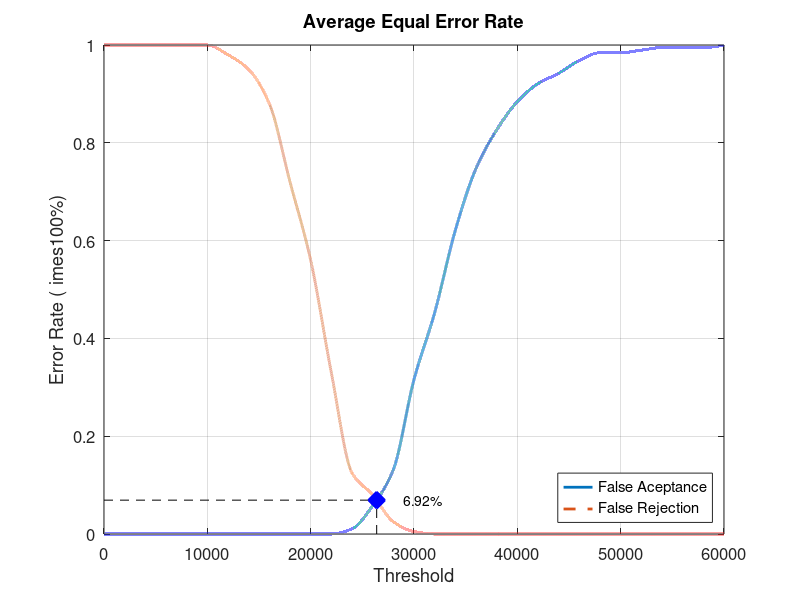
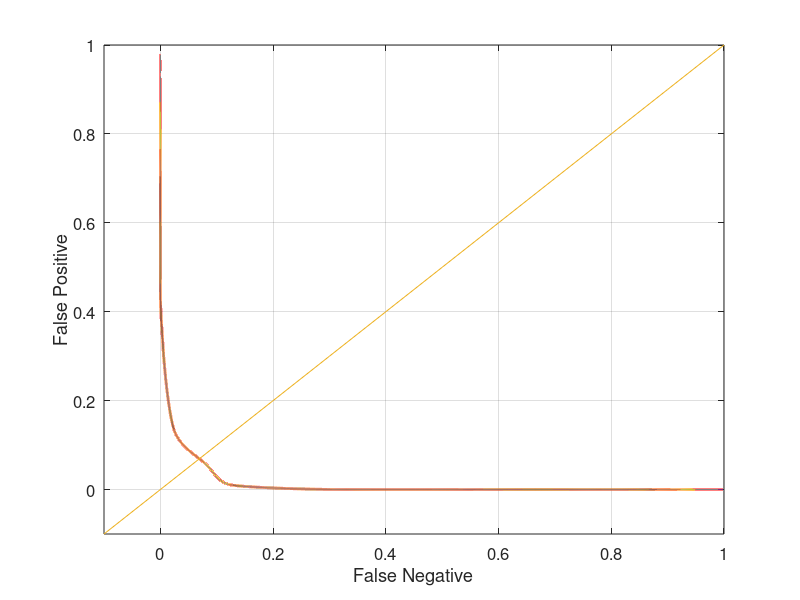

Here is the MATLAB script that generated these plots, in order:
close all;
clear;
clc;
x = 0:2000:60000;
xq = 0:0.5:60000;

y0 = [0 0 0 0 0 0 0 0 0 0 0 0 0.0105263 0.0578947 0.131579 0.315789 0.452632 0.621053 0.747368 0.826316 0.884211 0.921053 0.942105 0.968421 0.984211 0.984211 0.989474 0.994737 0.994737 0.994737 1]
yy0 = interp1(x, y0, xq, 'pchip');
y1 = [1 1 1 1 1 1 0.98 0.95 0.88 0.72 0.56 0.33 0.125 0.08 0.025 0.005 0 0 0 0 0 0 0 0 0 0 0 0 0 0 0]
yy1 = interp1(x, y1, xq, 'pchip');

% Calculating EER: 
y2 = abs(y0 - y1);
find(y2 == min(y2))
yy2 = abs(yy0 - yy1);
xEER = find(yy2 == min(yy2));
xEERIndex = xq(xEER) % X-axis EER
yEER = yy0(xEER) % Y-axis EER

main = figure
plot(xq, yy0,'-','LineWidth', 2);	hold on
plot(xq, yy1,'--','LineWidth', 2);	hold on
plot([xEERIndex xEERIndex], [0 yEER], 'k--');	hold on
plot([0 xEERIndex], [yEER yEER], 'k--');	hold on
plot(xEERIndex, yEER, 'bx', 'LineWidth', 10);	hold on
text(xEERIndex + 10 * xEERIndex / 100, yEER, [num2str(round((10000 * yEER)) / 100) '%'])
legend('False Aceptance', 'False Rejection', 'Location', 'SouthEast')
xlabel('Threshold')
ylabel('Error Rate (	imes100%)')
title('Average Equal Error Rate')
set(gca, 'FontSize', 12)
axis([0 60000 0 1])
grid on

print(main, 'Database4_4Main', '-dpng');
FNRxFPR = figure('Color', [1 1 1]);
plot(yy1, yy0, '-', yy1, yy0, 'LineWidth', 2);
hold on
y = -0.1:0.1:1
plot(y, y); 
set(gca, 'FontSize', 12)
xlabel('False Negative')
ylabel('False Positive')
axis([-0.1 1 -0.1 1])
set(gca, 'FontSize', 12)
grid on

print(FNRxFPR, 'Database4_4FNRxFPR','-dpng');
